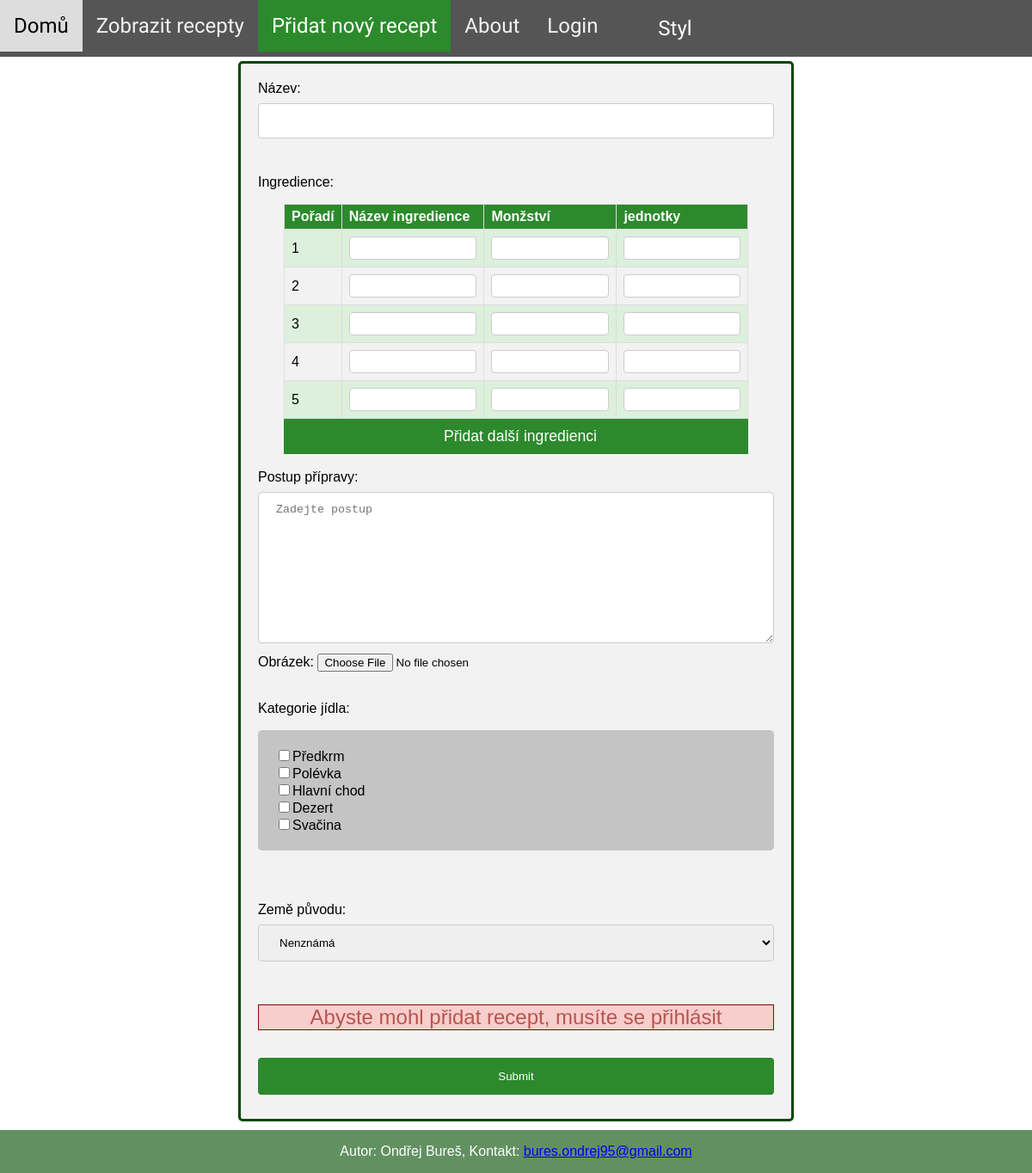
Screenshot of /addRecipe.php with the database file from the repository.
### tables this page shows
CREATE TABLE MealCategory (
    ID int AUTO_INCREMENT NOT NULL ,
    name VARCHAR(50) NOT NULL,
    PRIMARY KEY (ID)
);

### addRecipe.php (the view, shortened to what this page needs)
<?php
$bodyClass = "style1";
$errorMsgType = "";
$php_errormsg = "";
$connect = mysqli_connect("localhost", "bureson1", "webove aplikace", "bureson1");
if (!$connect) {
    die("Connection failed: No database found");
} else {
    $connect->set_charset("UTF-8");
}
if ($connect) {
    if (!isset($_SESSION["username"])) {
        $php_errormsg = "Abyste mohl přidat recept, musíte se přihlásit";
        $errorMsgType = "errorMessage";
    }
}
?>
<!DOCTYPE html>
<html lang="cs">
<head>
    <link rel="stylesheet" href="Styles/styles.css">
</head>
<body class="<?php echo $bodyClass; ?>">
    <nav class="topnav">
        <a href="index.php">Domů</a>
        <a href="viewAllRecipes.php">Zobrazit recepty</a>
        <a class="active" href="addRecipe.php">Přidat nový recept</a>
        <a href="about.php">About</a>
        <?php
        if (!isset($_SESSION["username"])) {
            echo '<a href="login.php?action=login">Login</a>';
        } else {
            echo '<a href="userInfo.php">' . $_SESSION["username"] . '</a>';
        } ?>
        <select onchange="location = this.value;">
            <option hidden selected disabled>Styl</option>
        </select>
    </nav>
    <main class="recipeDiv">
        <form enctype="multipart/form-data" method="post">
            <label for="recipename">Název:</label>
            <input type="text" id="recipename" name="recipename" value="<?php echo isset($_POST['recipename']) ? htmlspecialchars($_POST['recipename'], ENT_QUOTES) : ''; ?>"><br><br>
            <p>Ingredience:</p>
            <table id="tableIngredients" class="ingredients">
                <tr>
                    <th>Pořadí</th>
                    <th>Název ingredience</th>
                    <th>Monžství</th>
                    <th>jednotky</th>
                </tr>
                <?php
                for ($i = 1; $i <= 5; $i++) {
                    $textIngredients = isset($_POST['ingredients'][$i - 1]) ? htmlspecialchars($_POST['ingredients'][$i - 1], ENT_QUOTES) : '';
                    $textQuantities = isset($_POST['quantities'][$i - 1]) ? htmlspecialchars($_POST['quantities'][$i - 1], ENT_QUOTES) : '';
                    $textUnits = isset($_POST['units'][$i - 1]) ? htmlspecialchars($_POST['units'][$i - 1], ENT_QUOTES) : '';
                    echo
                        '<tr>
                        <td> ' . $i . ' </td>
                        <td><label hidden for="ingredients' . $i . '">Ingredience:</label> <input type="text" maxlength = "40" id="ingredients' . $i . '" name="ingredients[]" value="' . $textIngredients . '"> </td>
                        <td><label hidden for="quantities' . $i . '">množství:</label>  <input type="text" maxlength = "40" id="quantities' . $i . '" name="quantities[]" value="' . $textQuantities . '"> </td>
                        <td><label hidden for="units' . $i . '">jednotky:</label>  <input type="text" maxlength = "40" id="units' . $i . '" name="units[]" value="' . $textUnits . '"> </td>
                    </tr>';
                }
                ?>
            </table>
            <button type="button" class="addIngredient" onclick="addRow()">Přidat další ingredienci</button>
            <br>
            <label for="directions">Postup přípravy:</label>
            <textarea id="directions" name="directions" rows="10" cols="50" maxlength="1000" minlength="3" required placeholder="Zadejte postup"></textarea><br>
            <label for="img">Obrázek:</label>
            <input type="file" name="img" id="img" accept="image/*"><br><br>
            <p>Kategorie jídla:</p>
            <div class="mealCategoryDiv">
                <?php
                $query = "SELECT ID, name FROM mealcategory";
                $result = $connect->query($query);
                if ($result->num_rows > 0) {
                    $i = 1;
                    while ($row = $result->fetch_assoc()) {
                        $checked = isset($_POST["mealCategory" . $i]) ? "checked " : "";
                        echo '<label hidden for="mealCategory' . $i . '">kategorie:</label> <input type="checkbox" id="mealCategory' . $i . '" name="mealCategory' . $i . '" ' . $checked . ' value =' . $row['ID'] . '>' . $row['name'] . '<br>';
                        $i++;
                    }
                }
                ?>
            </div>
            <label for="originCountry">Země původu:</label>
            <select name="originCountry" id="originCountry">
                <?php
                $query = "SELECT name FROM origincountry";
                $result = $connect->query($query);
                if ($result->num_rows > 0) {
                    while ($row = $result->fetch_assoc()) {
                        $selected = (isset($_POST['originCountry']) && $_POST['originCountry'] == $row['name']) ? 'selected="selected"' : '';
                        echo "<option value='" . $row['name'] . "'" . $selected . ">" . $row['name'] . "</option>";
                    }
                }
                ?>
            </select><br><br>
            <p id="errorMsg" class=<?php echo $errorMsgType; ?>><?php echo $php_errormsg; ?></p>
            <input type="submit" name="submit">
        </form>
    </main>
    <footer>
        <p>Autor: Ondřej Bureš, Kontakt:
            <a href="mailto:bures.ondrej95@gmail.com">bures.ondrej95@gmail.com</a>
        </p>
    </footer>
</body>
</html>

### Styles/styles.css (style rules this page uses)
body.style1 { margin: 0; font-family: Arial, Helvetica, sans-serif; font-size: 100%; background-image: url(https://images.pexels.com/photos/1414651/pexels-photo-1414651.jpeg?auto=compress&cs=tinysrgb&dpr=2&h=750&w=1260); background-repeat: no-repeat; background-attachment: fixed; background-size: cover; }
body.style1 nav.topnav { overflow: auto; background-color: #555; font-family: 'Sansita Swashed'; font-size: 150%; }
body.style1 nav.topnav a.active { background-color: rgb(44, 138, 44); color: white; }
body.style1 input[type=submit] { width: 100%; background-color: rgb(44, 138, 44); color: white; padding: 14px 20px; margin: 8px 0; border: none; border-radius: 4px; cursor: pointer; }
body.style1 button { width: 100%; padding: 10px; background: rgb(44, 138, 44); font-size: 110%; color: white; border: 1px solid grey; border-left: none; cursor: pointer; }
body.style1 button.addIngredient { width: 90%; height: auto; padding: 10px; background: rgb(44, 138, 44); font-size: 110%; color: white; border: 0; border-left: none; cursor: pointer; padding-left: 20px; margin-left: auto; margin-right: auto; display: flex; justify-content: center; text-align: center; }
body.style1 .recipeDiv { border-radius: 5px; background-color: #f2f2f2; margin: auto; width: 50%; border: 3px solid rgb(1, 71, 0); padding: 20px; margin-top: 5px; margin-bottom: 60px; }
body.style1 .mealCategoryDiv { border-radius: 5px; background-color: #c4c4c4; padding: 20px; margin-bottom: 20px; margin-top: 5px; margin-bottom: 60px; }
body.style1 table { font-family: Arial, Helvetica, sans-serif; border-collapse: collapse; width: 100%; padding-left: 20px; margin-left: auto; margin-right: auto; }
body.style1 td { border: 1px solid #ddd; padding: 8px; }
body.style1 tr:nth-child(even) { background-color: rgb(220, 240, 220); }
body.style1 th { padding-top: 5px; padding-bottom: 5px; text-align: left; background-color: rgb(44, 138, 44); color: #fff; }
body.style1 .ingredients { font-family: Arial, Helvetica, sans-serif; border-collapse: collapse; width: 90%; padding-left: 20px; margin-left: auto; margin-right: auto; }
body.style1 .ingredients td, .ingredients th { border: 1px solid #ddd; padding: 8px; padding-top: 0; padding-bottom: 0; }
body.style1 .ingredients th { padding-top: 5px; padding-bottom: 5px; text-align: left; background-color: rgb(44, 138, 44); color: white; }
body.style1 .ingredients input { padding-top: 5px; padding-bottom: 5px; text-align: left; background-color: white; color: rgb(44, 138, 44); }
body.style1 footer { background-color: rgb(97, 145, 97); text-align: center; position: fixed; left: 0; bottom: 0; width: 100%; color: white; }
body.style4 .ingredients td, .ingredients th { border: 1px solid #ddd; padding: 8px; padding-top: 0; padding-bottom: 0; }
.topnav select { font-family: 'Sansita Swashed'; display: inline-block; width: 10%; height: 50px; font-size: 100%; text-align-last: center; cursor: pointer; border-radius: 4px; background-color: #555; border: none; width: auto; color: white; padding: 10px; appearance: none; -webkit-appearance: none; -moz-appearance: none; }
.topnav a { float: left; color: #f2f2f2; text-align: center; padding: 16px 16px; text-decoration: none; font-size: 100%; }
.errorMessage { background-color: #F8CECC; color: #B85450; font-size: 150%; border: 1px solid darkred; text-align: center; }
input[type=text], input[type=date], input[type=password], input[type=url], select, textarea { width: 100%; padding: 12px 20px; margin: 8px 0; display: inline-block; border: 1px solid #ccc; border-radius: 4px; box-sizing: border-box; }
.mealCategoryDiv { border-radius: 5px; background-color: #c4c4c4; padding: 20px; margin-bottom: 20px; margin-top: 5px; margin-bottom: 60px; }

### rows the page displays
mealcategory: name "Předkrm"
mealcategory: name "Polévka"
mealcategory: name "Hlavní chod"
mealcategory: name "Dezert"
mealcategory: name "Svačina"

### other values shown
$php_errormsg "Abyste mohl přidat recept, musíte se přihlásit"
form field originCountry "Nenznámá"
